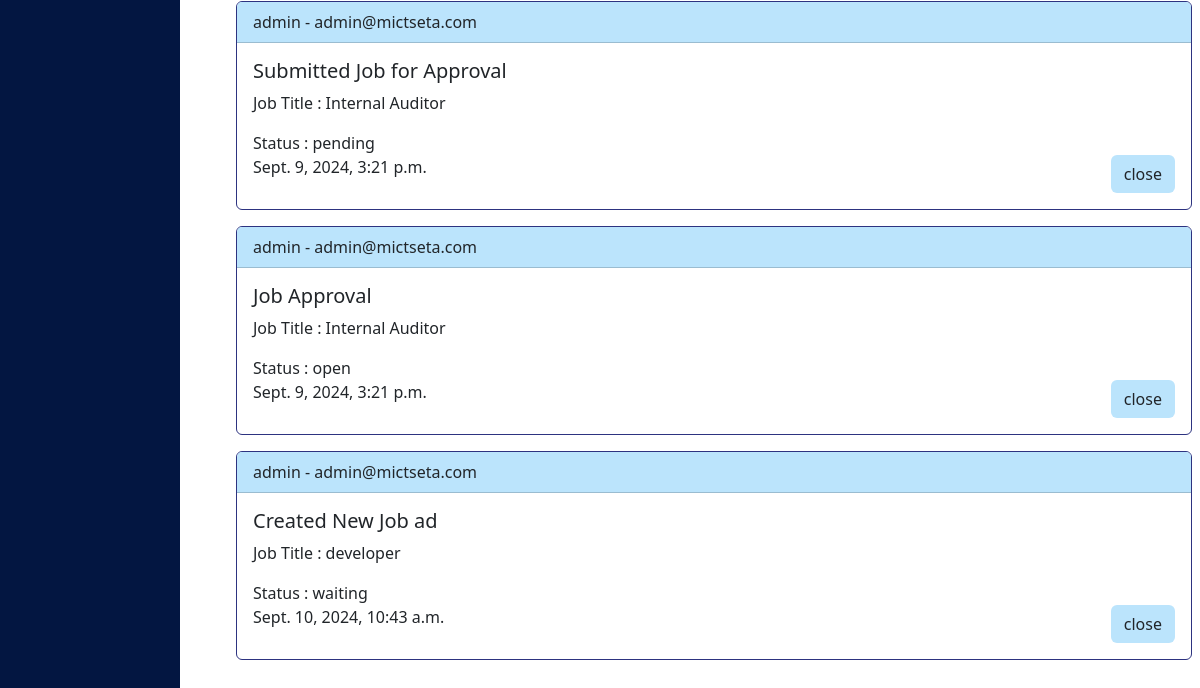
The page /dashboard/get_notifications/ (signed in, lower part) on the database as committed earlier.
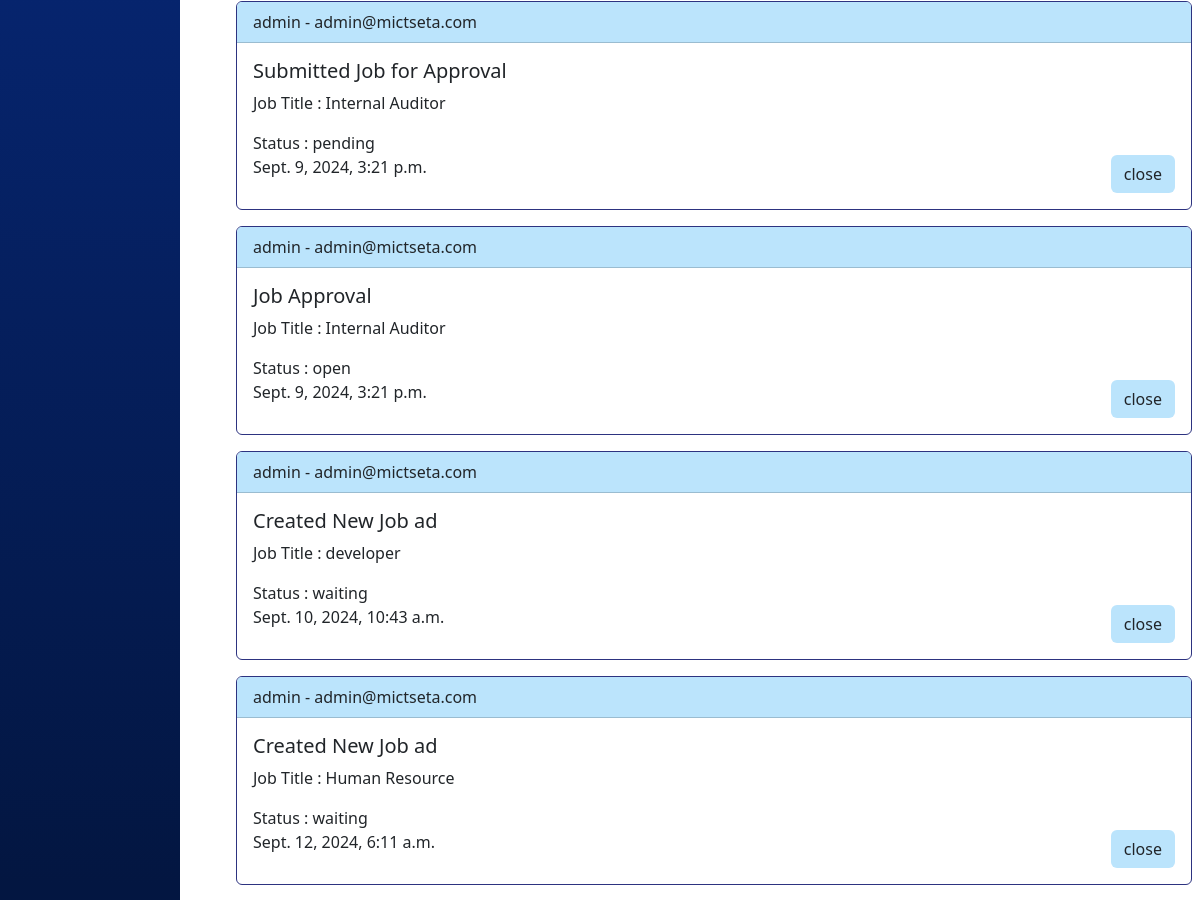
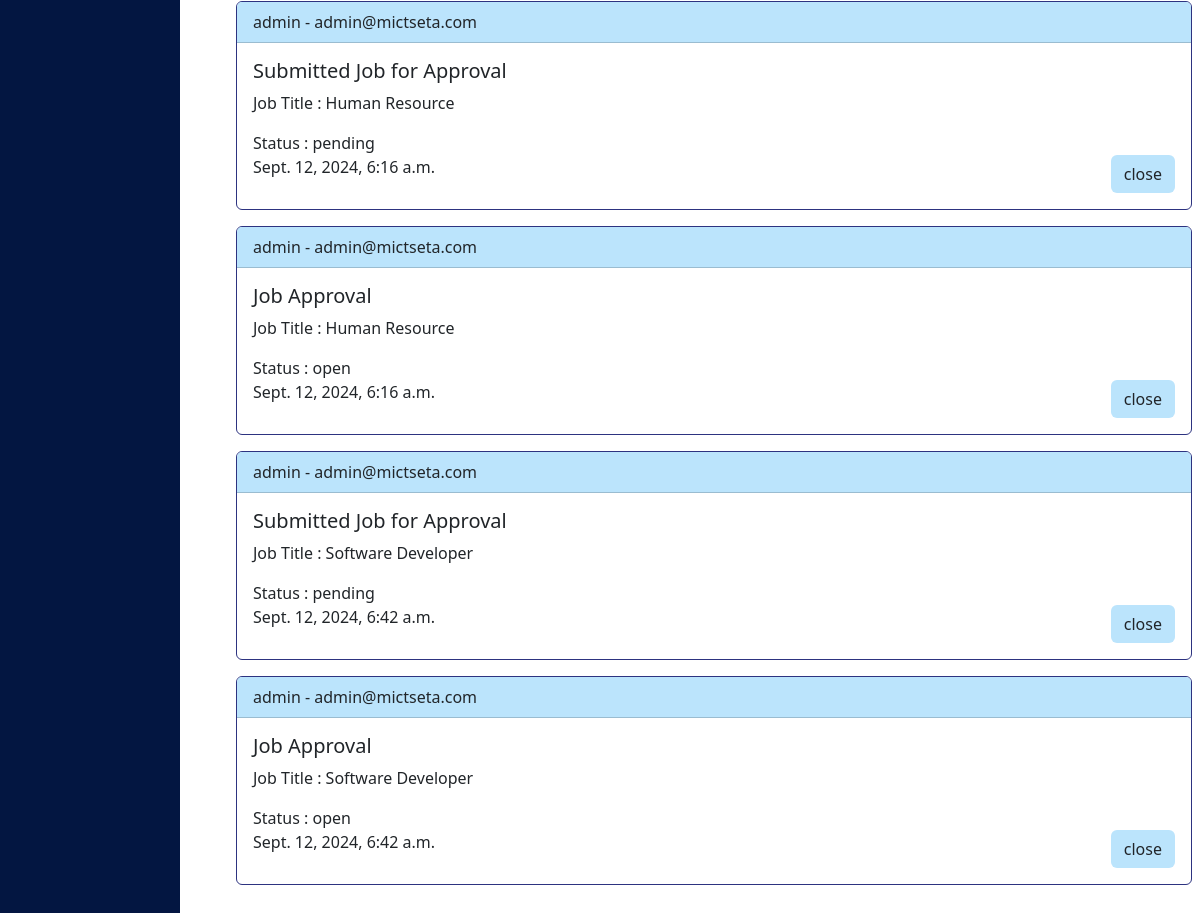
The same page on the database as committed later (2 pictures, top to bottom).
### jobs/models.py (models this page shows, shortened)
class Notification(models.Model):
    user = models.ForeignKey(User, on_delete=models.CASCADE, related_name='notifications')
    action = models.CharField(max_length=225, unique=False, null=False)
    job_title = models.CharField(max_length=225, unique=False, null=False)
    status = models.CharField(max_length=225, unique=False, null=False)
    timestamp = models.DateTimeField(auto_now_add=True)
    is_seen = models.BooleanField(null=False, default=False)

### dashboard/views.py (the view)
# urls.py: path('get_notifications/', views.get_notifications, name="dashboard.get_notifications"),
@csrf_protect
def get_notifications(request):
	if request.user.is_authenticated:
		try:
			if request.user.is_superuser:
				notification = Notification.objects.all()
				if request.user.is_superuser:
					notify_len = len(Notification.objects.filter(is_seen=False))
				else:
					notify_len = len(Notification.objects.filter(user=request.user,is_seen=False))
				return render(request,'notification.html',{'notify_len':notify_len,'notifications':notification.reverse()})
			elif request.user.is_staff:
				notification = Notification.objects.filter(user=request.user)
			if request.user.is_superuser:
				notify_len = len(Notification.objects.filter(is_seen=False))
			else:
				notify_len = len(Notification.objects.filter(user=request.user,is_seen=False))
			return render(request,'notification.html',{'notify_len':notify_len,'notifications':notification.reverse()})
		except Exception as e:
			return HttpResponse(f"<h1> Sever Error : Notification: {e}</h1>")
	else:
		return redirect('render_auth_page')

### dashboard/templates/notification.html (shortened to what this page needs)
{% extends 'dashboard_base.html' %}
{% load static %}
{% block content %}
     <div class="container m-4 ">
    	{% if notifications %}
	     {% for notific in notifications %}
	     	{% if notific.is_seen %}
	     	{% else %}
	     	<div class="card mb-3 card-notification" style="width: 100%;">
			  <div class="card-header back-for" ><span>{{notific.user.username}} - {{notific.user.email }}</span>  </div>
			  <div class="card-body text-dark">
			    <h5 class="card-title">{{notific.action}}</h5>
			    <div>
			    	<p class="card-text"> Job Title : {{notific.job_title}}</p>
			    	<p class="card-text" > Status : {{notific.status}}</p>
			    </div>
			    <p class="card-text d-flex justify-content-between" > {{notific.timestamp}}  <a href="{% url 'dashboard.delete_notifications' notific.id %}" class="btn back-for">close</a> </p>
			  </div>
			</div>
			{% endif %}
		{% endfor %}
	{% endif %}
     </div>
{% endblock %}

Rows that differ between the two databases and show on the page:
added Notification: user.username "admin", user.email "admin@mictseta.com", action "Created New Job ad", job_title "Human Resource", status "waiting", timestamp "Sept. 12, 2024, 6:11 a.m."
added Notification: user.username "admin", user.email "admin@mictseta.com", action "Submitted Job for Approval", job_title "Human Resource", status "pending", timestamp "Sept. 12, 2024, 6:16 a.m."
added Notification: user.username "admin", user.email "admin@mictseta.com", action "Job Approval", job_title "Human Resource", status "open", timestamp "Sept. 12, 2024, 6:16 a.m."
added Notification: user.username "admin", user.email "admin@mictseta.com", action "Submitted Job for Approval", job_title "Software Developer", status "pending", timestamp "Sept. 12, 2024, 6:42 a.m."
added Notification: user.username "admin", user.email "admin@mictseta.com", action "Job Approval", job_title "Software Developer", status "open", timestamp "Sept. 12, 2024, 6:42 a.m."
